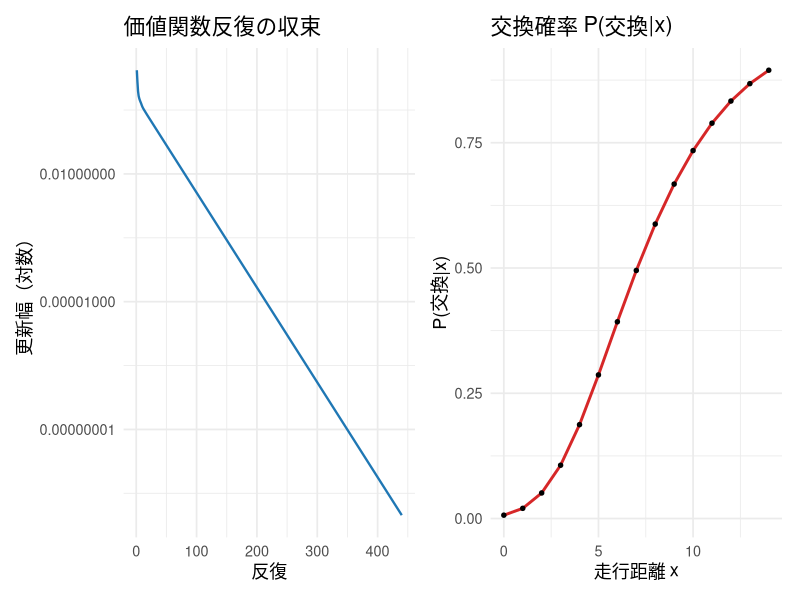
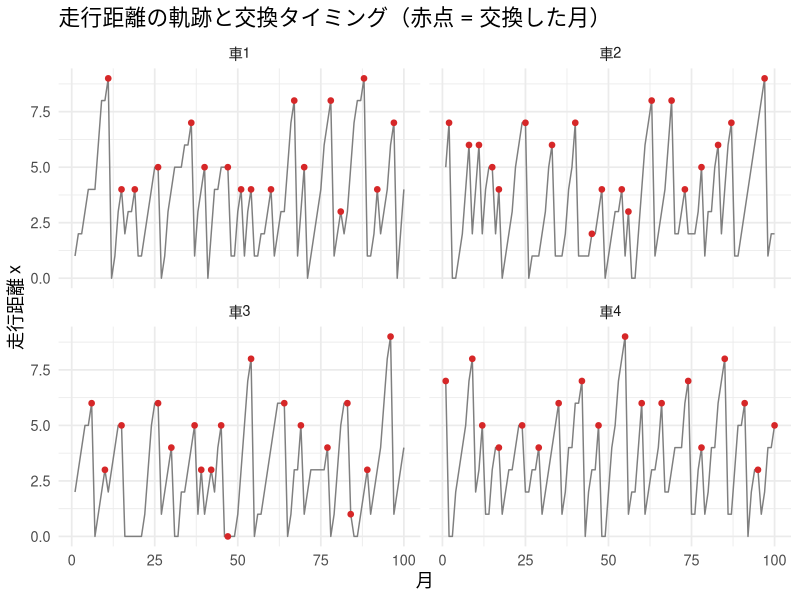
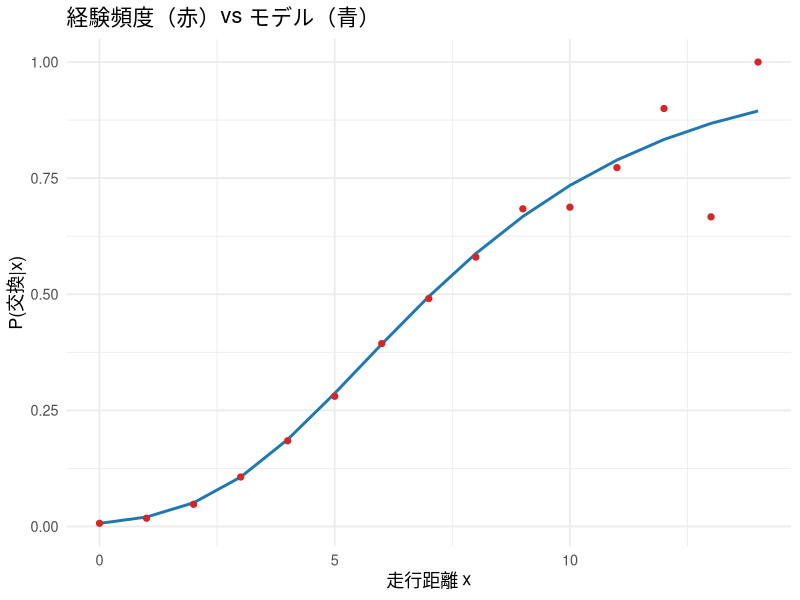
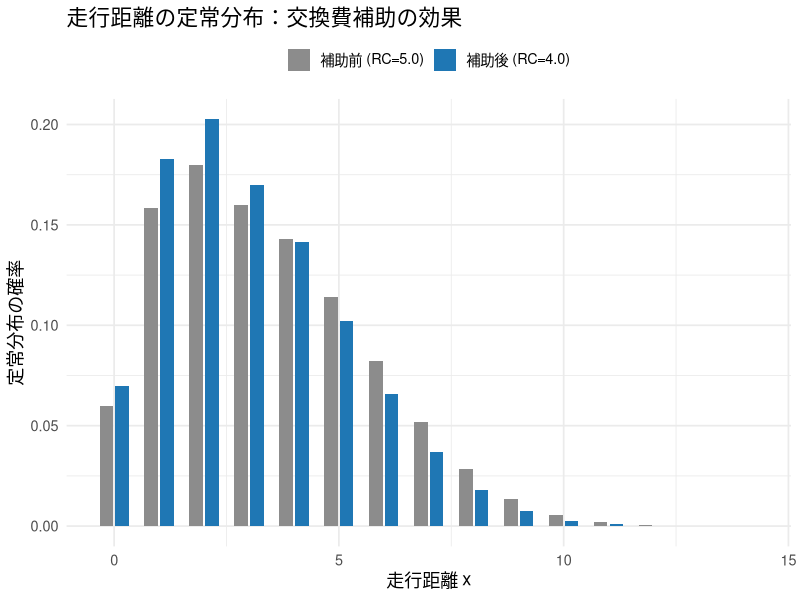

Reproduce these figures in R, in order.
## ---- chunk 1
#| include: false
library(ggplot2)
library(dplyr)
library(tidyr)
library(knitr)
library(patchwork)

set.seed(202613)

theme_lecture <- function() {
  fam <- if (Sys.info()[["sysname"]] == "Darwin") "Hiragino Sans" else ""
  theme_minimal(base_size = 13, base_family = fam)
}
theme_set(theme_lecture())
knitr::opts_chunk$set(fig.align = "center", dpi = 144)
options(scipen = 8)
## ---- chunk 2
K     <- 15
beta  <- 0.95
theta1_true <- 0.25
RC_true     <- 5.0
p_trans <- c(0.25, 0.50, 0.25)
EULER   <- 0.5772156649015329
xs <- 0:(K - 1)

build_transition <- function(K, p) {
  nj <- length(p)
  P0 <- matrix(0, K, K); P1 <- matrix(0, K, K)
  for (x in 1:K) {
    xv <- x - 1
    for (j in 1:nj) {
      jj <- j - 1
      P0[x, min(xv + jj, K - 1) + 1] <- P0[x, min(xv + jj, K - 1) + 1] + p[j]
      P1[x, min(0  + jj, K - 1) + 1] <- P1[x, min(0  + jj, K - 1) + 1] + p[j]
    }
  }
  list(P0 = P0, P1 = P1)
}
tr <- build_transition(K, p_trans)
P0 <- tr$P0; P1 <- tr$P1

flow_utils <- function(theta1, RC) list(u0 = -theta1 * xs, u1 = rep(-RC, K))

solve_vfi <- function(theta1, RC, tol = 1e-10, maxit = 2000, bta = beta) {
  uu <- flow_utils(theta1, RC)
  V  <- rep(0, K)
  errs <- numeric(0)
  for (it in 1:maxit) {
    v0 <- uu$u0 + bta * as.vector(P0 %*% V)
    v1 <- uu$u1 + bta * as.vector(P1 %*% V)          # 穴埋め：交換の choice-specific value
    m  <- pmax(v0, v1)
    Vnew <- m + log(exp(v0 - m) + exp(v1 - m)) + EULER  # 穴埋め：logsum + Euler
    err  <- max(abs(Vnew - V))
    errs <- c(errs, err)
    V <- Vnew
    if (err < tol) break
  }
  v0 <- uu$u0 + bta * as.vector(P0 %*% V)
  v1 <- uu$u1 + bta * as.vector(P1 %*% V)
  list(V = V, v0 = v0, v1 = v1, errs = errs, niter = length(errs))
}

ccp_replace <- function(v0, v1) {
  m <- pmax(v0, v1)
  exp(v1 - m) / (exp(v0 - m) + exp(v1 - m))          # 穴埋め：logit
}

# P1 が renewal action（全行同じ）であることを確認
cat("P1 は全行が同じ（renewal action）:",
    all(abs(sweep(P1, 2, P1[1, ], "-")) < 1e-12), "\n")

sol <- solve_vfi(theta1_true, RC_true)
Pr  <- ccp_replace(sol$v0, sol$v1)
cat("収束反復数:", sol$niter, "\n")
cat("P(交換|x) が単調増加:", all(diff(Pr) >= -1e-12), "\n")
cat("P(交換|x):", round(Pr, 3), "\n")
## ---- chunk 3
#| fig-cap: "価値関数反復の収束（幾何収束）と、走行距離が伸びるほど交換確率が上がる S 字。"
p_conv <- ggplot(data.frame(iter = seq_along(sol$errs), err = sol$errs), aes(iter, err)) +
  geom_line(color = "#1f77b4", linewidth = 0.8) + scale_y_log10() +
  labs(title = "価値関数反復の収束", x = "反復", y = "更新幅（対数）")
p_scurve <- ggplot(data.frame(x = xs, P = Pr), aes(x, P)) +
  geom_line(color = "#d62728", linewidth = 1) + geom_point(size = 1.2) +
  labs(title = "交換確率 P(交換|x)", x = "走行距離 x", y = "P(交換|x)")
p_conv + p_scurve
## ---- chunk 4
simulate_panel <- function(n_bus, n_month, theta1, RC, burn = 50) {
  sol <- solve_vfi(theta1, RC)
  Pr  <- ccp_replace(sol$v0, sol$v1)
  total_T <- n_month + burn
  X <- matrix(0L, n_bus, total_T); A <- matrix(0L, n_bus, total_T)
  x <- sample(0:(K - 1), n_bus, replace = TRUE)
  for (t in 1:total_T) {
    u <- runif(n_bus)
    a <- as.integer(u < Pr[x + 1])                          # 穴埋め：交換判定
    X[, t] <- x
    A[, t] <- a
    jump <- sample(0:2, n_bus, replace = TRUE, prob = p_trans)
    x <- ifelse(a == 1L, pmin(0 + jump, K - 1), pmin(x + jump, K - 1))  # 穴埋め：状態更新
  }
  list(X = X[, (burn + 1):total_T], A = A[, (burn + 1):total_T])
}

n_bus <- 200; n_month <- 100
panel <- simulate_panel(n_bus, n_month, theta1_true, RC_true)
X <- panel$X; A <- panel$A
cat("全体の交換率:", round(mean(A), 4), "  平均走行距離:", round(mean(X), 3), "\n")
## ---- chunk 5
#| fig-cap: "数台の走行距離の軌跡。距離が伸びては交換でリセットされる（のこぎり歯 = replacement cycle）。"
show_bus <- c(1, 2, 3, 4)
df_traj <- do.call(rbind, lapply(show_bus, function(b)
  data.frame(month = 1:n_month, mileage = X[b, ], bus = paste0("車", b), replace = A[b, ])))
ggplot(df_traj, aes(month, mileage)) +
  geom_line(color = "grey50") +
  geom_point(data = subset(df_traj, replace == 1), color = "#d62728", size = 1.6) +
  facet_wrap(~ bus, ncol = 2) +
  labs(title = "走行距離の軌跡と交換タイミング（赤点 = 交換した月）", x = "月", y = "走行距離 x")
## ---- chunk 6
#| fig-cap: "経験交換頻度（赤点）とモデル交換確率（青線）。高走行距離は観測が薄くガタつく。"
freq_by_state  <- sapply(0:(K - 1), function(xv) { m <- (X == xv); if (sum(m) > 0) mean(A[m]) else NA })
count_by_state <- sapply(0:(K - 1), function(xv) sum(X == xv))

ggplot(data.frame(x = xs, emp = freq_by_state, model = Pr), aes(x)) +
  geom_line(aes(y = model), color = "#1f77b4", linewidth = 1) +
  geom_point(aes(y = emp), color = "#d62728", size = 1.8) +
  labs(title = "経験頻度（赤）vs モデル（青）", x = "走行距離 x", y = "P(交換|x)")
cat("状態ごとの観測数:", count_by_state, "\n")
## ---- chunk 7
neg_loglik_nfxp <- function(theta, X, A) {
  theta1 <- theta[1]; RC <- theta[2]
  if (theta1 <= 0 || RC <= 0) return(1e10)
  sol <- solve_vfi(theta1, RC, tol = 1e-8, maxit = 1000)   # 内側で DP を解き切る
  m   <- pmax(sol$v0, sol$v1)
  lae <- m + log(exp(sol$v0 - m) + exp(sol$v1 - m))
  logp1 <- sol$v1 - lae                                    # log P(交換|x)
  logp0 <- sol$v0 - lae                                    # log P(維持|x)
  xr <- as.vector(X) + 1; ar <- as.vector(A)
  -sum(ifelse(ar == 1L, logp1[xr], logp0[xr]))
}

t0 <- Sys.time()
fit_nfxp <- optim(par = c(0.15, 3.0), fn = neg_loglik_nfxp, X = X, A = A,
                  method = "Nelder-Mead", control = list(reltol = 1e-9, maxit = 2000),
                  hessian = TRUE)
t1 <- Sys.time()
nfxp_time <- as.numeric(difftime(t1, t0, units = "secs"))

se_nfxp <- sqrt(diag(solve(fit_nfxp$hessian)))
recovery <- data.frame(
  parameter = c("theta1", "RC"),
  truth     = c(theta1_true, RC_true),
  estimate  = round(fit_nfxp$par, 4),
  se        = round(se_nfxp, 4),
  ci_lower  = round(fit_nfxp$par - 1.96 * se_nfxp, 4),
  ci_upper  = round(fit_nfxp$par + 1.96 * se_nfxp, 4)
)
kable(recovery, caption = "NFXP：真値回収と標準誤差（真値は 95%CI 内）")
cat("NFXP 実行時間:", round(nfxp_time, 2), "秒\n")
## ---- chunk 8
diffP <- P1 - P0

# まず真の CCP で恒等式 y(x) = theta1*x - RC を検算（実装が正しいかの確認）
P1c <- ccp_replace(sol$v0, sol$v1); P0c <- 1 - P1c
y_true <- log(P1c) - log(P0c) + beta * as.vector(diffP %*% log(P1c))
cat("恒等式の最大誤差（真の CCP）:", max(abs(y_true - (theta1_true * xs - RC_true))), "\n")

# データの頻度 CCP で推定
n_x  <- sapply(0:(K - 1), function(xv) sum(X == xv))
n1_x <- sapply(0:(K - 1), function(xv) sum(A[X == xv]))
Psm    <- (n1_x + 0.5) / (n_x + 1.0)              # Laplace 平滑化
logP1h <- log(Psm); logP0h <- log(1 - Psm)
logP1h_full <- logP1h
for (xv in 1:K) if (n_x[xv] == 0) logP1h_full[xv] <- logP1h_full[xv - 1]

y_hat <- logP1h - logP0h + beta * as.vector(diffP %*% logP1h_full)   # 穴埋め
good  <- n_x >= 30
fit_ccp <- lm(y_hat ~ xs, weights = n_x, subset = good)

theta1_ccp <- coef(fit_ccp)[2]; RC_ccp <- -coef(fit_ccp)[1]
cat("CCP：theta1 =", round(theta1_ccp, 4), " RC =", round(RC_ccp, 4),
    "  （使った状態数:", sum(good), "）\n")
## ---- chunk 9
compare_tbl <- data.frame(
  method = c("NFXP", "CCP"),
  theta1 = round(c(fit_nfxp$par[1], theta1_ccp), 4),
  RC     = round(c(fit_nfxp$par[2], RC_ccp), 4)
)
kable(compare_tbl, caption = "NFXP vs CCP（推定値）", row.names = FALSE)
## ---- chunk 10
policy_transition <- function(Pr) (1 - Pr) * P0 + Pr * P1
ergodic_dist <- function(M) {
  A <- rbind(t(M) - diag(K), rep(1, K)); b <- c(rep(0, K), 1)
  d <- qr.solve(A, b); d / sum(d)
}
summarize_policy <- function(theta1, RC, label, bta = beta) {
  s  <- solve_vfi(theta1, RC, bta = bta)
  Pr <- ccp_replace(s$v0, s$v1)
  d  <- ergodic_dist(policy_transition(Pr))
  rep_rate <- sum(d * Pr); mean_mi <- sum(d * xs)
  cat(sprintf("  %s：交換率=%.4f, 平均走行距離=%.3f\n", label, rep_rate, mean_mi))
  list(rep_rate = rep_rate, mean_mi = mean_mi, d = d)
}

# rowSums が1になるか（R の列方向リサイクルで行 x を Pr[x] 倍になっているか）を確認
cat("policy_transition の行和:", round(range(rowSums(policy_transition(Pr))), 8), "\n")

# (a) 正しい動学の反実仮想
base_dyn <- summarize_policy(theta1_true, RC_true,       "動学 補助前")
sub_dyn  <- summarize_policy(theta1_true, RC_true * 0.8, "動学 補助後")

# (b) myopic 推定（大きめ標本で beta=0 の logit MLE）
panel_big <- simulate_panel(2000, 300, theta1_true, RC_true)
Xb <- panel_big$X; Ab <- panel_big$A
neg_loglik_myopic <- function(theta, X, A) {
  theta1 <- theta[1]; RC <- theta[2]
  if (theta1 <= 0 || RC <= 0) return(1e10)
  v0 <- -theta1 * xs; v1 <- rep(-RC, K)
  m  <- pmax(v0, v1); lae <- m + log(exp(v0 - m) + exp(v1 - m))
  xr <- as.vector(X) + 1; ar <- as.vector(A)
  -sum(ifelse(ar == 1L, (v1 - lae)[xr], (v0 - lae)[xr]))
}
fit_myopic <- optim(c(0.15, 3.0), neg_loglik_myopic, X = Xb, A = Ab, method = "Nelder-Mead")
cat("myopic 推定 theta1 =", round(fit_myopic$par[1], 4),
    " RC =", round(fit_myopic$par[2], 4), "（真値 0.25, 5.0）\n")

base_myo <- summarize_policy(fit_myopic$par[1], fit_myopic$par[2],       "myopic 補助前", bta = 0)
sub_myo  <- summarize_policy(fit_myopic$par[1], fit_myopic$par[2] * 0.8, "myopic 補助後", bta = 0)

cf_tbl <- data.frame(
  analysis   = c("正しい動学", "myopic (誤り)"),
  rep_before = round(c(base_dyn$rep_rate, base_myo$rep_rate), 4),
  rep_after  = round(c(sub_dyn$rep_rate,  sub_myo$rep_rate), 4),
  rep_change_pct = round(c((sub_dyn$rep_rate / base_dyn$rep_rate - 1) * 100,
                           (sub_myo$rep_rate / base_myo$rep_rate - 1) * 100), 1)
)
kable(cf_tbl, caption = "RC 20%補助の効果予測：動学 vs myopic", row.names = FALSE)
## ---- chunk 11
#| fig-cap: "交換費 20% 補助の前後で、走行距離の定常分布がどう変わるか（正しい動学）。"
df_cf <- rbind(
  data.frame(x = xs, dens = base_dyn$d, policy = "補助前 (RC=5.0)"),
  data.frame(x = xs, dens = sub_dyn$d,  policy = "補助後 (RC=4.0)")
)
ggplot(df_cf, aes(x, dens, fill = policy)) +
  geom_col(position = position_dodge(width = 0.7), width = 0.6) +
  scale_fill_manual(values = c("補助前 (RC=5.0)" = "grey55", "補助後 (RC=4.0)" = "#1f77b4")) +
  labs(title = "走行距離の定常分布：交換費補助の効果",
       x = "走行距離 x", y = "定常分布の確率", fill = NULL) +
  theme(legend.position = "top")
